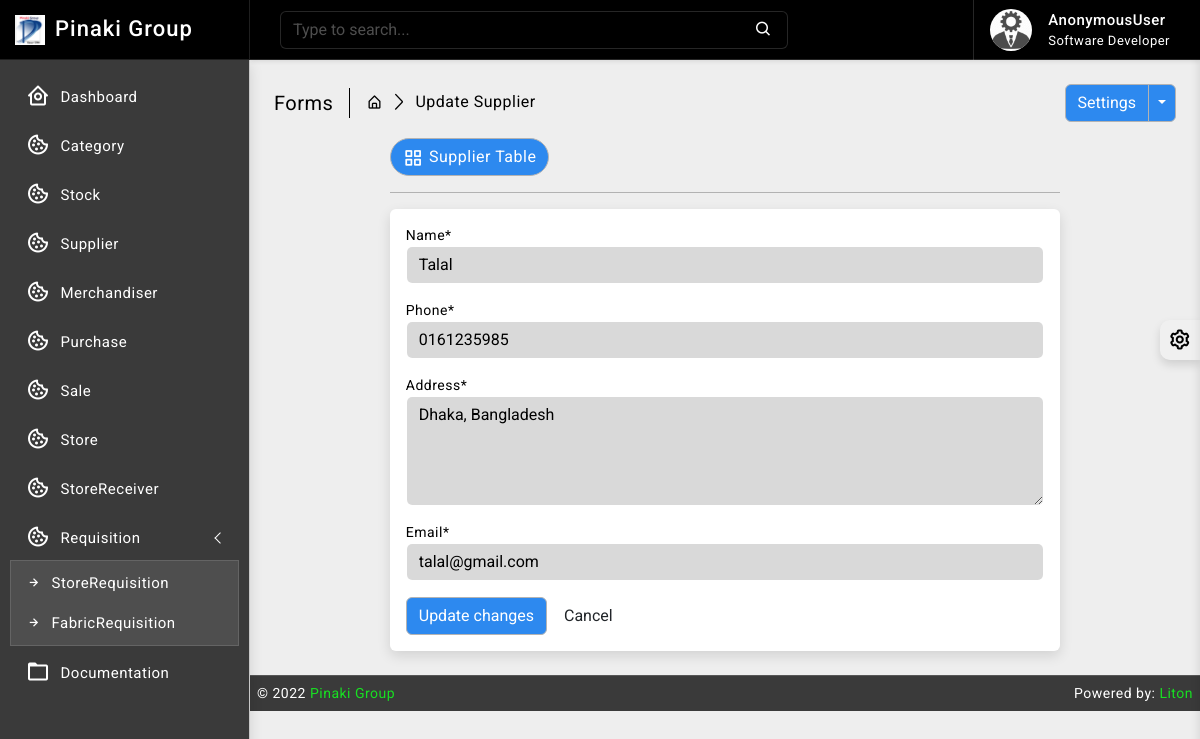
Page /supplier/1/edit on the committed database.
### supplier/models.py (models this page shows, shortened)
class Supplier(models.Model):
    id = models.AutoField(primary_key=True)
    name = models.CharField(max_length=150)
    phone = models.CharField(max_length=12, unique=True)
    address = models.CharField(max_length=200)
    email = models.EmailField(max_length=254, unique=True)
    is_deleted = models.BooleanField(default=False)

### supplier/views.py (the view)
# urls.py: path('<int:pk>/edit', views.SupplierUpdateView.as_view(), name='supplier_update'),
class SupplierUpdateView(SuccessMessageMixin, UpdateView):                                 # updateview class to edit stock, mixin used to display message
    model = Supplier                                                                       # setting 'Stock' model as model
    form_class = SupplierForm                                                              # setting 'StockForm' form as form
    template_name = "supplier/update.html"                                                 # 'edit_stock.html' used as the template
    success_url = '/supplier'                                                              # redirects to 'inventory' page in the url after submitting the form
    success_message = "Supplier details has been updated successfully"                             # displays message when form is submitted
    def get_context_data(self, **kwargs):                                               # used to send additional context
        context = super().get_context_data(**kwargs)
        return context

### supplier/forms.py
class SupplierForm(forms.ModelForm):
    def __init__(self, *args, **kwargs):
        super().__init__(*args, **kwargs)
        self.fields['name'].widget.attrs.update({'class': 'textinput form-control', 'pattern' : '[a-zA-Z\s]{1,50}', 'title' : 'Alphabets and Spaces only'})
        self.fields['phone'].widget.attrs.update({'class': 'textinput form-control', 'maxlength': '10', 'pattern' : '[0-9]{10}', 'title' : 'Numbers only'})
        self.fields['email'].widget.attrs.update({'class': 'textinput form-control'})
    class Meta:
        model = Supplier
        fields = ['name', 'phone', 'address', 'email']
        widgets = {
            'address' : forms.Textarea(attrs = {'class' : 'textinput form-control','rows'  : '4'})
        }

### templates/supplier/update.html (shortened to what this page needs)
{% extends 'base/base.html' %}
{% block body %}
{% load crispy_forms_tags %}
{% load static %}
<div class="page-wrapper">
	<div class="page-content">
		<div class="page-breadcrumb d-none d-sm-flex align-items-center mb-3">
			<div class="breadcrumb-title pe-3">Forms</div>
			<div class="ps-3">
				<nav aria-label="breadcrumb">
					<ol class="breadcrumb mb-0 p-0">
						<li class="breadcrumb-item">
							<a href="#">
								<i class="bx bx-home-alt"></i>
							</a>
						</li>
						<li class="breadcrumb-item active" aria-current="page">Update Supplier</li>
					</ol>
				</nav>
			</div>
			<div class="ms-auto">
				<div class="btn-group">
					<button type="button" class="btn btn-light">Settings</button>
					<button type="button" class="btn btn-light dropdown-toggle dropdown-toggle-split" data-bs-toggle="dropdown">
					</button>
				</div>
			</div>
		</div>
		<div class="row">
			<div class="col-xl-9 mx-auto">
				<div class="ms-auto">
					<a href="{% url 'supplier_read' %}" class="btn btn-light radius-30 mt-2 mt-lg-0">
						<i class="bx bx-grid-alt"></i>Supplier Table
					</a>
				</div>
				<hr/>
				<div class="card">
					<div class="card-body">
						<form class="row g-3" method="POST">
								<div class="col-sm-12">
									<div class="controls">
										{{ form.name|as_crispy_field }}
									</div>
								</div><br>
								<div class="col-sm-12">
									<div class="controls">
										{{ form.phone|as_crispy_field }}
									</div>
								</div><br>
                                <div class="col-sm-12">
									<div class="controls">
										{{ form.address|as_crispy_field }}
									</div>
								</div><br>
                                <div class="col-sm-12">
									<div class="controls">
										{{ form.email|as_crispy_field }}
									</div>
								</div><br>
							<div class="form-actions">
								<button type="submit" class="btn btn-light">Update changes</button>
								<button type="reset" class="btn">Cancel</button>
							</div>
						</form>
					</div>
				</div>
			</div>
		</div>
	</div>
</div>
{% endblock body %}

### static/css/app.css (style rules this page uses)
body { font-size: 14px; letter-spacing: .5px; font-family: Roboto, sans-serif; overflow-x: hidden }
a { text-decoration: none }
.page-wrapper { height: 100%; margin-top: 60px; margin-bottom: 0px; margin-left: 250px }
.page-content { padding: 1.5rem 1.5rem 0 1.5rem }
.breadcrumb-title { font-size: 20px; border-right: 1.5px solid #000000; }
.page-breadcrumb .breadcrumb li.breadcrumb-item { font-size: 16px }
.page-breadcrumb .breadcrumb-item+.breadcrumb-item::before { display: inline-block; padding-right: .5rem; color: #000000; font-family: LineIcons; content: "\ea5c" }
.radius-30 { border-radius: 30px }
.btn i { vertical-align: middle; font-size: 1.3rem; margin-top: -1em; margin-bottom: -1em; margin-right: 5px }
input::placeholder { color: #fff!important; opacity: .3!important }
.bg-theme { background-size: 100% 100%; background-attachment: fixed; background-position: center; background-repeat: no-repeat; transition: background .2s; }
body.bg-theme2 { background-image: url(../images/bg-themes/2.png); }

### rows in the picture
Supplier: name "Talal", phone "0161235985", address "Dhaka, Bangladesh", email "talal@gmail.com"

### other values in the picture
{{ request.user }} "AnonymousUser"
